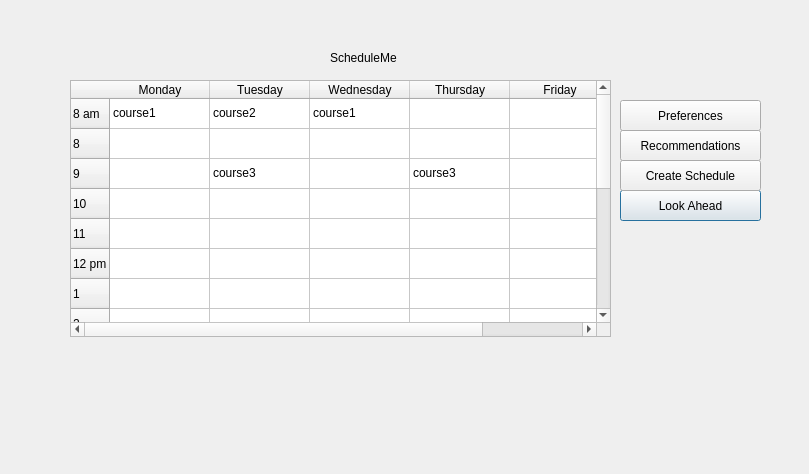
<?xml version="1.0" encoding="UTF-8"?>
<ui version="4.0">
 <class>Dialog</class>
 <widget class="QDialog" name="Dialog">
  <property name="geometry">
   <rect>
    <x>0</x>
    <y>0</y>
    <width>809</width>
    <height>474</height>
   </rect>
  </property>
  <property name="windowTitle">
   <string>Dialog</string>
  </property>
  <widget class="QTableWidget" name="tableWidget">
   <property name="geometry">
    <rect>
     <x>70</x>
     <y>80</y>
     <width>541</width>
     <height>257</height>
    </rect>
   </property>
   <row>
    <property name="text">
     <string>8 am</string>
    </property>
   </row>
   <row>
    <property name="text">
     <string>8</string>
    </property>
   </row>
   <row>
    <property name="text">
     <string>9</string>
    </property>
   </row>
   <row>
    <property name="text">
     <string>10</string>
    </property>
   </row>
   <row>
    <property name="text">
     <string>11</string>
    </property>
   </row>
   <row>
    <property name="text">
     <string>12 pm</string>
    </property>
   </row>
   <row>
    <property name="text">
     <string>1</string>
    </property>
   </row>
   <row>
    <property name="text">
     <string>2</string>
    </property>
   </row>
   <row>
    <property name="text">
     <string>3</string>
    </property>
   </row>
   <row>
    <property name="text">
     <string>4</string>
    </property>
   </row>
   <row>
    <property name="text">
     <string>5</string>
    </property>
   </row>
   <row>
    <property name="text">
     <string>6</string>
    </property>
   </row>
   <row>
    <property name="text">
     <string>7</string>
    </property>
   </row>
   <row>
    <property name="text">
     <string>8</string>
    </property>
   </row>
   <row>
    <property name="text">
     <string>9</string>
    </property>
   </row>
   <row>
    <property name="text">
     <string>11</string>
    </property>
   </row>
   <column>
    <property name="text">
     <string>Monday</string>
    </property>
   </column>
   <column>
    <property name="text">
     <string>Tuesday</string>
    </property>
   </column>
   <column>
    <property name="text">
     <string>Wednesday</string>
    </property>
   </column>
   <column>
    <property name="text">
     <string>Thursday</string>
    </property>
   </column>
   <column>
    <property name="text">
     <string>Friday</string>
    </property>
   </column>
   <item row="0" column="0">
    <property name="text">
     <string>course1</string>
    </property>
   </item>
   <item row="0" column="1">
    <property name="text">
     <string>course2</string>
    </property>
   </item>
   <item row="0" column="2">
    <property name="text">
     <string>course1</string>
    </property>
   </item>
   <item row="1" column="0">
    <property name="text">
     <string/>
    </property>
   </item>
   <item row="1" column="2">
    <property name="text">
     <string/>
    </property>
   </item>
   <item row="2" column="1">
    <property name="text">
     <string>course3</string>
    </property>
   </item>
   <item row="2" column="3">
    <property name="text">
     <string>course3</string>
    </property>
   </item>
  </widget>
  <widget class="QPushButton" name="look_ahead">
   <property name="geometry">
    <rect>
     <x>620</x>
     <y>190</y>
     <width>141</width>
     <height>31</height>
    </rect>
   </property>
   <property name="text">
    <string>Look Ahead</string>
   </property>
  </widget>
  <widget class="QPushButton" name="create_schedule">
   <property name="geometry">
    <rect>
     <x>620</x>
     <y>160</y>
     <width>141</width>
     <height>31</height>
    </rect>
   </property>
   <property name="text">
    <string>Create Schedule</string>
   </property>
  </widget>
  <widget class="QLabel" name="label">
   <property name="geometry">
    <rect>
     <x>330</x>
     <y>50</y>
     <width>81</width>
     <height>16</height>
    </rect>
   </property>
   <property name="text">
    <string>ScheduleMe</string>
   </property>
  </widget>
  <widget class="QPushButton" name="recommendations">
   <property name="geometry">
    <rect>
     <x>620</x>
     <y>130</y>
     <width>141</width>
     <height>31</height>
    </rect>
   </property>
   <property name="text">
    <string>Recommendations</string>
   </property>
  </widget>
  <widget class="QPushButton" name="preferences">
   <property name="geometry">
    <rect>
     <x>620</x>
     <y>100</y>
     <width>141</width>
     <height>31</height>
    </rect>
   </property>
   <property name="text">
    <string>Preferences</string>
   </property>
  </widget>
 </widget>
 <layoutdefault spacing="6" margin="11"/>
 <resources/>
 <connections/>
</ui>
